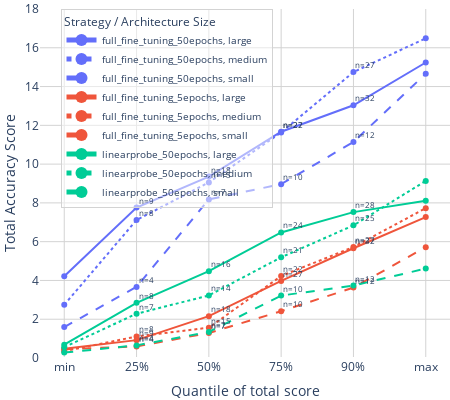

The notebook cell saved with this chart:
### Code cell
import plotly.graph_objects as go
import pandas as pd

import pandas as pd
import plotly.express as px
import plotly.graph_objects as go
from scipy.stats import spearmanr
import numpy as np
from numpy.linalg import LinAlgError
from scipy.stats import linregress

import pandas as pd
from scipy.stats import spearmanr, pearsonr
from process_database import process_grouped_df, process_rankings,global_grouped_dataset

df = pd.concat([ df1,df2,df3 ], axis=0, ignore_index=True) 
grouped_df = global_grouped_dataset(df,)
grouped_df = process_rankings(grouped_df)

grouped_df.columns = ['_'.join(col).strip() if isinstance(col, tuple) else col for col in grouped_df.columns]
grouped_df = grouped_df.reset_index()

grouped_df = grouped_df[["ft_strategy", "model_type", "model_size", "backbone", "loss_function", "TOTAL_score_sum"]]

results = []
for strategy in [ "full_fine_tuning_50epochs", "full_fine_tuning_5epochs", "linearprobe_50epochs" ]:
    for size in ["small", "medium", "large"]:

        res = grouped_df[
            (grouped_df.ft_strategy == strategy) &
            (grouped_df.model_size == size)
        ]

        q = res["TOTAL_score_sum"]

        # Compute quantiles
        quantiles = q.quantile([0.25, 0.5, 0.75, 0.90])
        labels = ['25%', '50%', '75%', '90%']
        counts = {}
        for label, thresh in zip(labels, quantiles):
            counts[label] = (q <= thresh).sum()
        # counts['min'] = 1
        # counts['max'] = 1

        stats = q.quantile([0.25, 0.5, 0.75, 0.90, ]).rename(index={0.25: '25%', 
                                                                            0.5: '50%', 
                                                                            0.75: '75%',
                                                                            0.90: '90%',})

        # Append min and max
        min_val = q.min()
        max_val = q.max()

        q_extended = pd.concat([stats, pd.Series({"min": min_val, "max": max_val})]).to_dict()
        q_extended['strategy'] = strategy
        q_extended["size"] = size
        for key, count in counts.items():
            q_extended[f"{key}_count"] = count
        results.append( q_extended )


import pandas as pd
import plotly.express as px

# Create DataFrame
df = pd.DataFrame(results)

# Melt the DataFrame
df_long = df.melt(id_vars=['strategy', 'size'], var_name='percentile', value_name='value')

# Define proper order
ordered_percentiles = ['min', '25%', '50%', '75%', '90%', 'max']
df_long['percentile'] = pd.Categorical(df_long['percentile'], categories=ordered_percentiles, ordered=True)

def get_count(row):
    colname = f"{row['percentile']}_count"
    # Get the count from the original df based on strategy & size
    subset = df[(df['strategy'] == row['strategy']) & (df['size'] == row['size'])]
    if colname in subset.columns:
        return int(subset[colname].values[0])
    else:
        return 'N/A'

df_long["hover_text"] = df_long.apply(
    lambda row: f"{row['strategy']} – {row['size']}<br>{row['percentile']} = {row['value']:.2f}<br>n={get_count(row)}",
    axis=1
)

# ✅ Sort so lines connect in correct order
df_long = df_long.sort_values(by=['strategy', 'size', 'percentile'])

# Plot
fig = px.line(
    df_long,
    x='percentile',
    y='value',
    color='strategy',
    line_dash='size',
    markers=True,
    labels={'value': 'Total Accuracy Score',
            'percentile': 'Quantile of total score',},
    # title='Score Percentiles by Strategy and Model Size',
    category_orders={'percentile': ordered_percentiles}
)

import plotly.graph_objects as go

for i, row in df_long.iterrows():
    count_key = f"{row['percentile']}_count"
    try:
        count = df[
            (df['strategy'] == row['strategy']) &
            (df['size'] == row['size'])
        ][count_key].values[0]
        fig.add_annotation(
            x=row['percentile'],
            y=row['value'],
            text=f"n={count}",
            showarrow=False,
            font=dict(size=8),
            xanchor="left",
            yanchor="bottom"
        )
    except:
        pass

fig.update_layout(yaxis=dict(range=[0, 18]),)
fig.update_layout(
    width=450,
    height=400,
    margin=dict(l=0, r=0, t=0, b=0),
    plot_bgcolor="white",
    paper_bgcolor="white",
    xaxis=dict(showgrid=True, gridcolor="lightgrey"),
    yaxis=dict(showgrid=True, gridcolor="lightgrey"),
    legend_title_text="Strategy / Architecture Size",

    legend=dict(
    x=0.05,
    y=1,
    xanchor='left',
    yanchor='top',
    font=dict(size=10),  # Increase font size
    bgcolor="rgba(255,255,255,0.5)",
    bordercolor="lightgrey",
    borderwidth=1,
    itemsizing="constant"  # 👈 Key to reduce spacing
)
)

fig.show()
fig.write_image("./paper_figures/quantile_perf_improve.png", scale=3  )

### Figure 1 — Plotly figure (JSON) as saved in the notebook; plotly's stock layout.template omitted (floating-point values rounded to 4 significant figures)
{"data": [{"hovertemplate": "strategy=full_fine_tuning_50epochs<br>size=large<br>Quantile of total score=%{x}<br>Total Accuracy Score=%{y}<extra></extra>", "legendgroup": "full_fine_tuning_50epochs, large", "line": {"color": "#636efa", "dash": "solid"}, "marker": {"symbol": "circle"}, "mode": "lines+markers", "name": "full_fine_tuning_50epochs, large", "orientation": "v", "showlegend": true, "type": "scatter", "x": ["min", "25%", "50%", "75%", "90%", "max", null, null, null, null], "xaxis": "x", "y": [4.221, 7.759, 9.356, 11.67, 13.03, 15.24, 9, 18, 27, 32], "yaxis": "y"}, {"hovertemplate": "strategy=full_fine_tuning_50epochs<br>size=medium<br>Quantile of total score=%{x}<br>Total Accuracy Score=%{y}<extra></extra>", "legendgroup": "full_fine_tuning_50epochs, medium", "line": {"color": "#636efa", "dash": "dot"}, "marker": {"symbol": "circle"}, "mode": "lines+markers", "name": "full_fine_tuning_50epochs, medium", "orientation": "v", "showlegend": true, "type": "scatter", "x": ["min", "25%", "50%", "75%", "90%", "max", null, null, null, null], "xaxis": "x", "y": [2.743, 7.116, 9.057, 11.63, 14.75, 16.49, 8, 15, 22, 27], "yaxis": "y"}, {"hovertemplate": "strategy=full_fine_tuning_50epochs<br>size=small<br>Quantile of total score=%{x}<br>Total Accuracy Score=%{y}<extra></extra>", "legendgroup": "full_fine_tuning_50epochs, small", "line": {"color": "#636efa", "dash": "dash"}, "marker": {"symbol": "circle"}, "mode": "lines+markers", "name": "full_fine_tuning_50epochs, small", "orientation": "v", "showlegend": true, "type": "scatter", "x": ["min", "25%", "50%", "75%", "90%", "max", null, null, null, null], "xaxis": "x", "y": [1.593, 3.666, 8.18, 8.968, 11.14, 14.66, 4, 7, 10, 12], "yaxis": "y"}, {"hovertemplate": "strategy=full_fine_tuning_5epochs<br>size=large<br>Quantile of total score=%{x}<br>Total Accuracy Score=%{y}<extra></extra>", "legendgroup": "full_fine_tuning_5epochs, large", "line": {"color": "#EF553B", "dash": "solid"}, "marker": {"symbol": "circle"}, "mode": "lines+markers", "name": "full_fine_tuning_5epochs, large", "orientation": "v", "showlegend": true, "type": "scatter", "x": ["min", "25%", "50%", "75%", "90%", "max", null, null, null, null], "xaxis": "x", "y": [0.4775, 0.9216, 2.157, 3.976, 5.659, 7.27, 9, 18, 27, 32], "yaxis": "y"}, {"hovertemplate": "strategy=full_fine_tuning_5epochs<br>size=medium<br>Quantile of total score=%{x}<br>Total Accuracy Score=%{y}<extra></extra>", "legendgroup": "full_fine_tuning_5epochs, medium", "line": {"color": "#EF553B", "dash": "dot"}, "marker": {"symbol": "circle"}, "mode": "lines+markers", "name": "full_fine_tuning_5epochs, medium", "orientation": "v", "showlegend": true, "type": "scatter", "x": ["min", "25%", "50%", "75%", "90%", "max", null, null, null, null], "xaxis": "x", "y": [0.3516, 1.109, 1.564, 4.228, 5.722, 7.729, 8, 15, 22, 27], "yaxis": "y"}, {"hovertemplate": "strategy=full_fine_tuning_5epochs<br>size=small<br>Quantile of total score=%{x}<br>Total Accuracy Score=%{y}<extra></extra>", "legendgroup": "full_fine_tuning_5epochs, small", "line": {"color": "#EF553B", "dash": "dash"}, "marker": {"symbol": "circle"}, "mode": "lines+markers", "name": "full_fine_tuning_5epochs, small", "orientation": "v", "showlegend": true, "type": "scatter", "x": ["min", "25%", "50%", "75%", "90%", "max", null, null, null, null], "xaxis": "x", "y": [0.452, 0.5978, 1.29, 2.415, 3.63, 5.715, 4, 7, 10, 12], "yaxis": "y"}, {"hovertemplate": "strategy=linearprobe_50epochs<br>size=large<br>Quantile of total score=%{x}<br>Total Accuracy Score=%{y}<extra></extra>", "legendgroup": "linearprobe_50epochs, large", "line": {"color": "#00cc96", "dash": "solid"}, "marker": {"symbol": "circle"}, "mode": "lines+markers", "name": "linearprobe_50epochs, large", "orientation": "v", "showlegend": true, "type": "scatter", "x": ["min", "25%", "50%", "75%", "90%", "max", null, null, null, null], "xaxis": "x", "y": [0.6882, 2.847, 4.48, 6.475, 7.524, 8.113, 8, 16, 24, 28], "yaxis": "y"}, {"hovertemplate": "strategy=linearprobe_50epochs<br>size=medium<br>Quantile of total score=%{x}<br>Total Accuracy Score=%{y}<extra></extra>", "legendgroup": "linearprobe_50epochs, medium", "line": {"color": "#00cc96", "dash": "dot"}, "marker": {"symbol": "circle"}, "mode": "lines+markers", "name": "linearprobe_50epochs, medium", "orientation": "v", "showlegend": true, "type": "scatter", "x": ["min", "25%", "50%", "75%", "90%", "max", null, null, null, null], "xaxis": "x", "y": [0.5583, 2.283, 3.226, 5.193, 6.84, 9.132, 7, 14, 21, 25], "yaxis": "y"}, {"hovertemplate": "strategy=linearprobe_50epochs<br>size=small<br>Quantile of total score=%{x}<br>Total Accuracy Score=%{y}<extra></extra>", "legendgroup": "linearprobe_50epochs, small", "line": {"color": "#00cc96", "dash": "dash"}, "marker": {"symbol": "circle"}, "mode": "lines+markers", "name": "linearprobe_50epochs, small", "orientation": "v", "showlegend": true, "type": "scatter", "x": ["min", "25%", "50%", "75%", "90%", "max", null, null, null, null], "xaxis": "x", "y": [0.2804, 0.6507, 1.344, 3.22, 3.738, 4.613, 4, 7, 10, 12], "yaxis": "y"}], "layout": {"annotations": [{"font": {"size": 8}, "showarrow": false, "text": "n=9", "x": "25%", "xanchor": "left", "y": 7.759, "yanchor": "bottom"}, {"font": {"size": 8}, "showarrow": false, "text": "n=18", "x": "50%", "xanchor": "left", "y": 9.356, "yanchor": "bottom"}, {"font": {"size": 8}, "showarrow": false, "text": "n=27", "x": "75%", "xanchor": "left", "y": 11.67, "yanchor": "bottom"}, {"font": {"size": 8}, "showarrow": false, "text": "n=32", "x": "90%", "xanchor": "left", "y": 13.03, "yanchor": "bottom"}, {"font": {"size": 8}, "showarrow": false, "text": "n=8", "x": "25%", "xanchor": "left", "y": 7.116, "yanchor": "bottom"}, {"font": {"size": 8}, "showarrow": false, "text": "n=15", "x": "50%", "xanchor": "left", "y": 9.057, "yanchor": "bottom"}, {"font": {"size": 8}, "showarrow": false, "text": "n=22", "x": "75%", "xanchor": "left", "y": 11.63, "yanchor": "bottom"}, {"font": {"size": 8}, "showarrow": false, "text": "n=27", "x": "90%", "xanchor": "left", "y": 14.75, "yanchor": "bottom"}, {"font": {"size": 8}, "showarrow": false, "text": "n=4", "x": "25%", "xanchor": "left", "y": 3.666, "yanchor": "bottom"}, {"font": {"size": 8}, "showarrow": false, "text": "n=7", "x": "50%", "xanchor": "left", "y": 8.18, "yanchor": "bottom"}, {"font": {"size": 8}, "showarrow": false, "text": "n=10", "x": "75%", "xanchor": "left", "y": 8.968, "yanchor": "bottom"}, {"font": {"size": 8}, "showarrow": false, "text": "n=12", "x": "90%", "xanchor": "left", "y": 11.14, "yanchor": "bottom"}, {"font": {"size": 8}, "showarrow": false, "text": "n=9", "x": "25%", "xanchor": "left", "y": 0.9216, "yanchor": "bottom"}, {"font": {"size": 8}, "showarrow": false, "text": "n=18", "x": "50%", "xanchor": "left", "y": 2.157, "yanchor": "bottom"}, {"font": {"size": 8}, "showarrow": false, "text": "n=27", "x": "75%", "xanchor": "left", "y": 3.976, "yanchor": "bottom"}, {"font": {"size": 8}, "showarrow": false, "text": "n=32", "x": "90%", "xanchor": "left", "y": 5.659, "yanchor": "bottom"}, {"font": {"size": 8}, "showarrow": false, "text": "n=8", "x": "25%", "xanchor": "left", "y": 1.109, "yanchor": "bottom"}, {"font": {"size": 8}, "showarrow": false, "text": "n=15", "x": "50%", "xanchor": "left", "y": 1.564, "yanchor": "bottom"}, {"font": {"size": 8}, "showarrow": false, "text": "n=22", "x": "75%", "xanchor": "left", "y": 4.228, "yanchor": "bottom"}, {"font": {"size": 8}, "showarrow": false, "text": "n=27", "x": "90%", "xanchor": "left", "y": 5.722, "yanchor": "bottom"}, {"font": {"size": 8}, "showarrow": false, "text": "n=4", "x": "25%", "xanchor": "left", "y": 0.5978, "yanchor": "bottom"}, {"font": {"size": 8}, "showarrow": false, "text": "n=7", "x": "50%", "xanchor": "left", "y": 1.29, "yanchor": "bottom"}, {"font": {"size": 8}, "showarrow": false, "text": "n=10", "x": "75%", "xanchor": "left", "y": 2.415, "yanchor": "bottom"}, {"font": {"size": 8}, "showarrow": false, "text": "n=12", "x": "90%", "xanchor": "left", "y": 3.63, "yanchor": "bottom"}, {"font": {"size": 8}, "showarrow": false, "text": "n=8", "x": "25%", "xanchor": "left", "y": 2.847, "yanchor": "bottom"}, {"font": {"size": 8}, "showarrow": false, "text": "n=16", "x": "50%", "xanchor": "left", "y": 4.48, "yanchor": "bottom"}, {"font": {"size": 8}, "showarrow": false, "text": "n=24", "x": "75%", "xanchor": "left", "y": 6.475, "yanchor": "bottom"}, {"font": {"size": 8}, "showarrow": false, "text": "n=28", "x": "90%", "xanchor": "left", "y": 7.524, "yanchor": "bottom"}, {"font": {"size": 8}, "showarrow": false, "text": "n=7", "x": "25%", "xanchor": "left", "y": 2.283, "yanchor": "bottom"}, {"font": {"size": 8}, "showarrow": false, "text": "n=14", "x": "50%", "xanchor": "left", "y": 3.226, "yanchor": "bottom"}, {"font": {"size": 8}, "showarrow": false, "text": "n=21", "x": "75%", "xanchor": "left", "y": 5.193, "yanchor": "bottom"}, {"font": {"size": 8}, "showarrow": false, "text": "n=25", "x": "90%", "xanchor": "left", "y": 6.84, "yanchor": "bottom"}, {"font": {"size": 8}, "showarrow": false, "text": "n=4", "x": "25%", "xanchor": "left", "y": 0.6507, "yanchor": "bottom"}, {"font": {"size": 8}, "showarrow": false, "text": "n=7", "x": "50%", "xanchor": "left", "y": 1.344, "yanchor": "bottom"}, {"font": {"size": 8}, "showarrow": false, "text": "n=10", "x": "75%", "xanchor": "left", "y": 3.22, "yanchor": "bottom"}, {"font": {"size": 8}, "showarrow": false, "text": "n=12", "x": "90%", "xanchor": "left", "y": 3.738, "yanchor": "bottom"}], "height": 400, "legend": {"bgcolor": "rgba(255,255,255,0.5)", "bordercolor": "lightgrey", "borderwidth": 1, "font": {"size": 10}, "itemsizing": "constant", "title": {"text": "Strategy / Architecture Size"}, "tracegroupgap": 0, "x": 0.05, "xanchor": "left", "y": 1, "yanchor": "top"}, "margin": {"b": 0, "l": 0, "r": 0, "t": 0}, "paper_bgcolor": "white", "plot_bgcolor": "white", "width": 450, "xaxis": {"anchor": "y", "categoryarray": ["min", "25%", "50%", "75%", "90%", "max"], "categoryorder": "array", "domain": [0, 1], "gridcolor": "lightgrey", "showgrid": true, "title": {"text": "Quantile of total score"}}, "yaxis": {"anchor": "x", "domain": [0, 1], "gridcolor": "lightgrey", "range": [0, 18], "showgrid": true, "title": {"text": "Total Accuracy Score"}}}}
